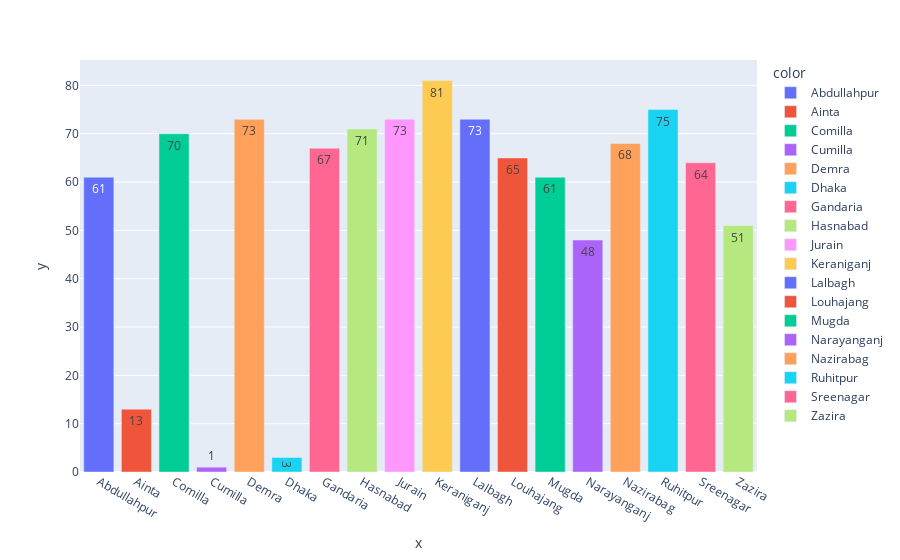

Notebook cell for this chart:
### Code cell
d = px.bar(x =data['Location'], y = data['Count'], color = data['Location'], text = data['Count'], 
          hover_data = [data['Location']])
d.show()

### Figure 1 — Plotly figure (JSON) as saved in the notebook; plotly's stock layout.template omitted (floating-point values rounded to 4 significant figures)
{"data": [{"customdata": [["Abdullahpur"]], "hovertemplate": "color=Abdullahpur<br>x=%{x}<br>y=%{y}<br>text=%{text}<br>hover_data_0=%{customdata[0]}<extra></extra>", "legendgroup": "Abdullahpur", "marker": {"color": "#636efa", "pattern": {"shape": ""}}, "name": "Abdullahpur", "orientation": "v", "showlegend": true, "text": [61.0], "textposition": "auto", "type": "bar", "x": ["Abdullahpur"], "xaxis": "x", "y": [61], "yaxis": "y"}, {"customdata": [["Ainta"]], "hovertemplate": "color=Ainta<br>x=%{x}<br>y=%{y}<br>text=%{text}<br>hover_data_0=%{customdata[0]}<extra></extra>", "legendgroup": "Ainta", "marker": {"color": "#EF553B", "pattern": {"shape": ""}}, "name": "Ainta", "orientation": "v", "showlegend": true, "text": [13.0], "textposition": "auto", "type": "bar", "x": ["Ainta"], "xaxis": "x", "y": [13], "yaxis": "y"}, {"customdata": [["Comilla"]], "hovertemplate": "color=Comilla<br>x=%{x}<br>y=%{y}<br>text=%{text}<br>hover_data_0=%{customdata[0]}<extra></extra>", "legendgroup": "Comilla", "marker": {"color": "#00cc96", "pattern": {"shape": ""}}, "name": "Comilla", "orientation": "v", "showlegend": true, "text": [70.0], "textposition": "auto", "type": "bar", "x": ["Comilla"], "xaxis": "x", "y": [70], "yaxis": "y"}, {"customdata": [["Cumilla"]], "hovertemplate": "color=Cumilla<br>x=%{x}<br>y=%{y}<br>text=%{text}<br>hover_data_0=%{customdata[0]}<extra></extra>", "legendgroup": "Cumilla", "marker": {"color": "#ab63fa", "pattern": {"shape": ""}}, "name": "Cumilla", "orientation": "v", "showlegend": true, "text": [1.0], "textposition": "auto", "type": "bar", "x": ["Cumilla"], "xaxis": "x", "y": [1], "yaxis": "y"}, {"customdata": [["Demra"]], "hovertemplate": "color=Demra<br>x=%{x}<br>y=%{y}<br>text=%{text}<br>hover_data_0=%{customdata[0]}<extra></extra>", "legendgroup": "Demra", "marker": {"color": "#FFA15A", "pattern": {"shape": ""}}, "name": "Demra", "orientation": "v", "showlegend": true, "text": [73.0], "textposition": "auto", "type": "bar", "x": ["Demra"], "xaxis": "x", "y": [73], "yaxis": "y"}, {"customdata": [["Dhaka"]], "hovertemplate": "color=Dhaka<br>x=%{x}<br>y=%{y}<br>text=%{text}<br>hover_data_0=%{customdata[0]}<extra></extra>", "legendgroup": "Dhaka", "marker": {"color": "#19d3f3", "pattern": {"shape": ""}}, "name": "Dhaka", "orientation": "v", "showlegend": true, "text": [3.0], "textposition": "auto", "type": "bar", "x": ["Dhaka"], "xaxis": "x", "y": [3], "yaxis": "y"}, {"customdata": [["Gandaria"]], "hovertemplate": "color=Gandaria<br>x=%{x}<br>y=%{y}<br>text=%{text}<br>hover_data_0=%{customdata[0]}<extra></extra>", "legendgroup": "Gandaria", "marker": {"color": "#FF6692", "pattern": {"shape": ""}}, "name": "Gandaria", "orientation": "v", "showlegend": true, "text": [67.0], "textposition": "auto", "type": "bar", "x": ["Gandaria"], "xaxis": "x", "y": [67], "yaxis": "y"}, {"customdata": [["Hasnabad"]], "hovertemplate": "color=Hasnabad<br>x=%{x}<br>y=%{y}<br>text=%{text}<br>hover_data_0=%{customdata[0]}<extra></extra>", "legendgroup": "Hasnabad", "marker": {"color": "#B6E880", "pattern": {"shape": ""}}, "name": "Hasnabad", "orientation": "v", "showlegend": true, "text": [71.0], "textposition": "auto", "type": "bar", "x": ["Hasnabad"], "xaxis": "x", "y": [71], "yaxis": "y"}, {"customdata": [["Jurain"]], "hovertemplate": "color=Jurain<br>x=%{x}<br>y=%{y}<br>text=%{text}<br>hover_data_0=%{customdata[0]}<extra></extra>", "legendgroup": "Jurain", "marker": {"color": "#FF97FF", "pattern": {"shape": ""}}, "name": "Jurain", "orientation": "v", "showlegend": true, "text": [73.0], "textposition": "auto", "type": "bar", "x": ["Jurain"], "xaxis": "x", "y": [73], "yaxis": "y"}, {"customdata": [["Keraniganj"]], "hovertemplate": "color=Keraniganj<br>x=%{x}<br>y=%{y}<br>text=%{text}<br>hover_data_0=%{customdata[0]}<extra></extra>", "legendgroup": "Keraniganj", "marker": {"color": "#FECB52", "pattern": {"shape": ""}}, "name": "Keraniganj", "orientation": "v", "showlegend": true, "text": [81.0], "textposition": "auto", "type": "bar", "x": ["Keraniganj"], "xaxis": "x", "y": [81], "yaxis": "y"}, {"customdata": [["Lalbagh"]], "hovertemplate": "color=Lalbagh<br>x=%{x}<br>y=%{y}<br>text=%{text}<br>hover_data_0=%{customdata[0]}<extra></extra>", "legendgroup": "Lalbagh", "marker": {"color": "#636efa", "pattern": {"shape": ""}}, "name": "Lalbagh", "orientation": "v", "showlegend": true, "text": [73.0], "textposition": "auto", "type": "bar", "x": ["Lalbagh"], "xaxis": "x", "y": [73], "yaxis": "y"}, {"customdata": [["Louhajang"]], "hovertemplate": "color=Louhajang<br>x=%{x}<br>y=%{y}<br>text=%{text}<br>hover_data_0=%{customdata[0]}<extra></extra>", "legendgroup": "Louhajang", "marker": {"color": "#EF553B", "pattern": {"shape": ""}}, "name": "Louhajang", "orientation": "v", "showlegend": true, "text": [65.0], "textposition": "auto", "type": "bar", "x": ["Louhajang"], "xaxis": "x", "y": [65], "yaxis": "y"}, {"customdata": [["Mugda"]], "hovertemplate": "color=Mugda<br>x=%{x}<br>y=%{y}<br>text=%{text}<br>hover_data_0=%{customdata[0]}<extra></extra>", "legendgroup": "Mugda", "marker": {"color": "#00cc96", "pattern": {"shape": ""}}, "name": "Mugda", "orientation": "v", "showlegend": true, "text": [61.0], "textposition": "auto", "type": "bar", "x": ["Mugda"], "xaxis": "x", "y": [61], "yaxis": "y"}, {"customdata": [["Narayanganj"]], "hovertemplate": "color=Narayanganj<br>x=%{x}<br>y=%{y}<br>text=%{text}<br>hover_data_0=%{customdata[0]}<extra></extra>", "legendgroup": "Narayanganj", "marker": {"color": "#ab63fa", "pattern": {"shape": ""}}, "name": "Narayanganj", "orientation": "v", "showlegend": true, "text": [48.0], "textposition": "auto", "type": "bar", "x": ["Narayanganj"], "xaxis": "x", "y": [48], "yaxis": "y"}, {"customdata": [["Nazirabag"]], "hovertemplate": "color=Nazirabag<br>x=%{x}<br>y=%{y}<br>text=%{text}<br>hover_data_0=%{customdata[0]}<extra></extra>", "legendgroup": "Nazirabag", "marker": {"color": "#FFA15A", "pattern": {"shape": ""}}, "name": "Nazirabag", "orientation": "v", "showlegend": true, "text": [68.0], "textposition": "auto", "type": "bar", "x": ["Nazirabag"], "xaxis": "x", "y": [68], "yaxis": "y"}, {"customdata": [["Ruhitpur"]], "hovertemplate": "color=Ruhitpur<br>x=%{x}<br>y=%{y}<br>text=%{text}<br>hover_data_0=%{customdata[0]}<extra></extra>", "legendgroup": "Ruhitpur", "marker": {"color": "#19d3f3", "pattern": {"shape": ""}}, "name": "Ruhitpur", "orientation": "v", "showlegend": true, "text": [75.0], "textposition": "auto", "type": "bar", "x": ["Ruhitpur"], "xaxis": "x", "y": [75], "yaxis": "y"}, {"customdata": [["Sreenagar"]], "hovertemplate": "color=Sreenagar<br>x=%{x}<br>y=%{y}<br>text=%{text}<br>hover_data_0=%{customdata[0]}<extra></extra>", "legendgroup": "Sreenagar", "marker": {"color": "#FF6692", "pattern": {"shape": ""}}, "name": "Sreenagar", "orientation": "v", "showlegend": true, "text": [64.0], "textposition": "auto", "type": "bar", "x": ["Sreenagar"], "xaxis": "x", "y": [64], "yaxis": "y"}, {"customdata": [["Zazira"]], "hovertemplate": "color=Zazira<br>x=%{x}<br>y=%{y}<br>text=%{text}<br>hover_data_0=%{customdata[0]}<extra></extra>", "legendgroup": "Zazira", "marker": {"color": "#B6E880", "pattern": {"shape": ""}}, "name": "Zazira", "orientation": "v", "showlegend": true, "text": [51.0], "textposition": "auto", "type": "bar", "x": ["Zazira"], "xaxis": "x", "y": [51], "yaxis": "y"}], "layout": {"barmode": "relative", "legend": {"title": {"text": "color"}, "tracegroupgap": 0}, "margin": {"t": 60}, "xaxis": {"anchor": "y", "domain": [0, 1], "title": {"text": "x"}}, "yaxis": {"anchor": "x", "domain": [0, 1], "title": {"text": "y"}}}}
